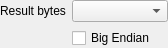
<?xml version="1.0" encoding="UTF-8"?>
<ui version="4.0">
 <class>SumCalculatorUi</class>
 <widget class="QWidget" name="SumCalculatorUi">
  <property name="geometry">
   <rect>
    <x>0</x>
    <y>0</y>
    <width>168</width>
    <height>48</height>
   </rect>
  </property>
  <property name="windowTitle">
   <string>Form</string>
  </property>
  <layout class="QGridLayout" name="gridLayout">
   <property name="leftMargin">
    <number>0</number>
   </property>
   <property name="topMargin">
    <number>0</number>
   </property>
   <property name="rightMargin">
    <number>0</number>
   </property>
   <property name="bottomMargin">
    <number>0</number>
   </property>
   <item row="0" column="0">
    <widget class="QLabel" name="label">
     <property name="sizePolicy">
      <sizepolicy hsizetype="Fixed" vsizetype="Preferred">
       <horstretch>0</horstretch>
       <verstretch>0</verstretch>
      </sizepolicy>
     </property>
     <property name="text">
      <string>Result bytes</string>
     </property>
    </widget>
   </item>
   <item row="0" column="1">
    <widget class="QComboBox" name="comboBoxBytes"/>
   </item>
   <item row="1" column="1">
    <widget class="QCheckBox" name="checkBoxBigEndian">
     <property name="text">
      <string>Big Endian</string>
     </property>
    </widget>
   </item>
  </layout>
 </widget>
 <resources/>
 <connections/>
</ui>
